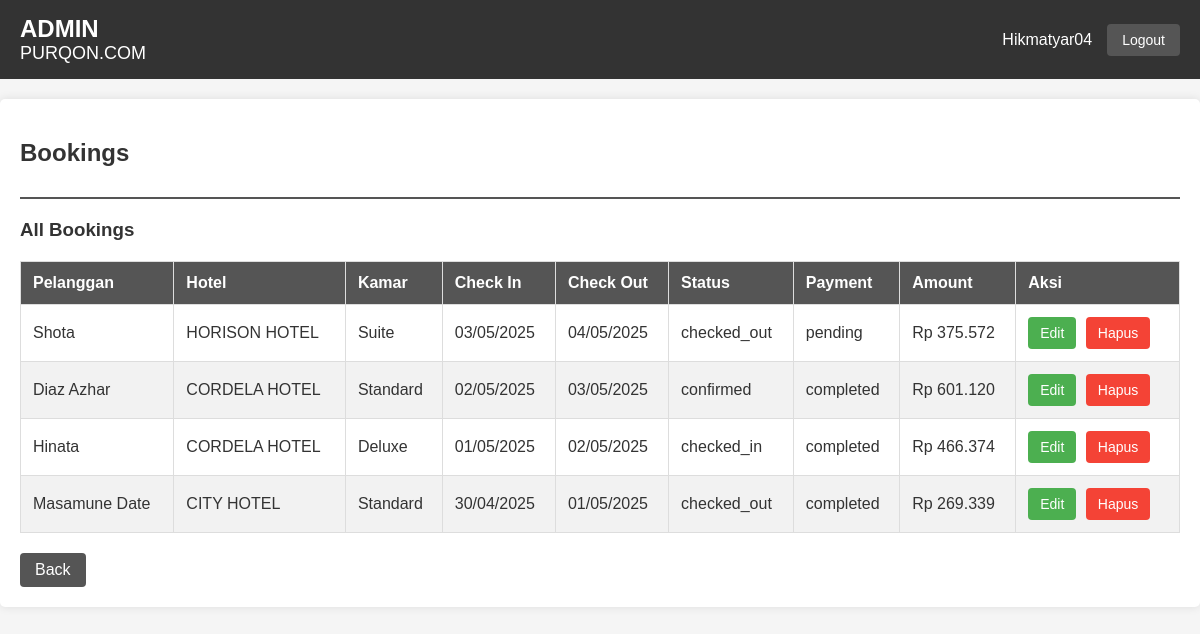
/manage_bookings.php (signed in), run on the app's committed database.
### tables this page shows
CREATE TABLE `bookings` (
  `id` int(11) NOT NULL,
  `user_id` int(11) DEFAULT NULL,
  `hotel_id` int(11) DEFAULT NULL,
  `room_id` int(11) DEFAULT NULL,
  `name` varchar(100) DEFAULT NULL,
  `email` varchar(100) DEFAULT NULL,
  `phone` varchar(20) DEFAULT NULL,
  `check_in` date DEFAULT NULL,
  `check_out` date DEFAULT NULL,
  `total_price` int(11) DEFAULT NULL,
  `created_at` timestamp NOT NULL DEFAULT current_timestamp(),
  `status` enum('pending','confirmed','checked_in','checked_out','cancelled') DEFAULT 'pending',
  `special_requests` text DEFAULT NULL,
  `adults` int(11) DEFAULT 1,
  `children` int(11) DEFAULT 0,
  `updated_at` timestamp NOT NULL DEFAULT current_timestamp() ON UPDATE current_timestamp()
);

CREATE TABLE `hotels` (
  `id` int(11) NOT NULL,
  `nama` varchar(100) DEFAULT NULL,
  `alamat` varchar(255) DEFAULT NULL,
  `rating` decimal(2,1) DEFAULT NULL,
  `gambar` varchar(255) DEFAULT NULL,
  `deskripsi` text DEFAULT NULL,
  `website` varchar(100) DEFAULT NULL,
  `latitude` decimal(10,8) DEFAULT NULL,
  `longitude` decimal(11,8) DEFAULT NULL
);

CREATE TABLE `rooms` (
  `id` int(11) NOT NULL,
  `hotel_id` int(11) DEFAULT NULL,
  `room_type` varchar(100) DEFAULT NULL,
  `available_rooms` int(11) DEFAULT NULL,
  `price` int(11) DEFAULT NULL,
  `is_available` tinyint(1) DEFAULT 1,
  `description` text DEFAULT NULL,
  `max_guests` int(11) DEFAULT 2,
  `gambar` varchar(255) DEFAULT NULL,
  `has_ac` tinyint(1) DEFAULT 1,
  `has_tv` tinyint(1) DEFAULT 1,
  `has_wifi` tinyint(1) DEFAULT 1,
  `has_breakfast` tinyint(1) DEFAULT 0
);

CREATE TABLE `payments` (
  `id` int(11) NOT NULL,
  `booking_id` int(11) NOT NULL,
  `amount` int(11) NOT NULL,
  `payment_method` enum('transfer','cash','credit_card','debit_card','e_wallet') NOT NULL,
  `payment_status` enum('pending','completed','failed','refunded') DEFAULT 'pending',
  `payment_date` datetime DEFAULT NULL,
  `transaction_id` varchar(100) DEFAULT NULL,
  `notes` text DEFAULT NULL,
  `created_at` timestamp NOT NULL DEFAULT current_timestamp(),
  `updated_at` timestamp NOT NULL DEFAULT current_timestamp() ON UPDATE current_timestamp()
);

### manage_bookings.php (the view, shortened to what this page needs)
<?php
require 'db_connect.php';
$admin_username = $_SESSION['admin'];
$query_admin = "SELECT * FROM admin WHERE username = ?";
$stmt = $conn->prepare($query_admin);
$stmt->bind_param("s", $admin_username);
$stmt->execute();
$admin_data = $stmt->get_result()->fetch_assoc();
$query = "SELECT
            b.id,
            b.name AS pelanggan,
            h.nama AS hotel,
            r.room_type AS kamar,
            b.check_in,
            b.check_out,
            b.total_price AS amount,
            b.status,
            p.payment_status AS payment
          FROM bookings b
          JOIN hotels h ON b.hotel_id = h.id
          JOIN rooms r ON b.room_id = r.id
          LEFT JOIN payments p ON p.booking_id = b.id
          ORDER BY b.check_in DESC";
$result = $conn->query($query);
function formatDate($date) {
    return date('d/m/Y', strtotime($date));
}
function formatCurrency($amount) {
    return 'Rp ' . number_format($amount, 0, ',', '.');
}
?>
<!DOCTYPE html>
<html lang="id">
<head>
</head>
<body>
    <div class="header">
        <div>
            <h1>ADMIN</h1>
            <h2>PURQON.COM</h2>
        </div>
        <div class="admin-info">
            <span><?= htmlspecialchars($admin_data['full_name']) ?></span>
            <a href="admin_logout.php" class="logout">Logout</a>
        </div>
    </div>
    <div class="container">
        <div class="page-title">
            <h2>Bookings</h2>
        </div>
        <h3>All Bookings</h3>
        <table>
            <thead>
                <tr>
                    <th>Pelanggan</th>
                    <th>Hotel</th>
                    <th>Kamar</th>
                    <th>Check In</th>
                    <th>Check Out</th>
                    <th>Status</th>
                    <th>Payment</th>
                    <th>Amount</th>
                    <th>Aksi</th>
                </tr>
            </thead>
            <tbody>
                <?php
                if ($result && $result->num_rows > 0) {
                    while ($booking = $result->fetch_assoc()):
                ?>
                <tr>
                    <td><?= htmlspecialchars($booking['pelanggan']) ?></td>
                    <td><?= htmlspecialchars($booking['hotel']) ?></td>
                    <td><?= htmlspecialchars($booking['kamar']) ?></td>
                    <td><?= formatDate($booking['check_in']) ?></td>
                    <td><?= formatDate($booking['check_out']) ?></td>
                    <td><?= htmlspecialchars($booking['status'] ?? 'pending') ?></td>
                    <td><?= htmlspecialchars($booking['payment'] ?? 'pending') ?></td>
                    <td><?= formatCurrency($booking['amount'] ?? 0) ?></td>
                    <td>
                        <button onclick="openEditModal(<?= $booking['id'] ?>, '<?= $booking['status'] ?? 'pending' ?>')" class="btn btn-edit">Edit</button>
                        <a href="manage_bookings.php?delete_id=<?= $booking['id'] ?>" class="btn btn-delete" onclick="return confirm('Apakah Anda yakin ingin menghapus pemesanan ini?')">Hapus</a>
                    </td>
                </tr>
                <?php
                    endwhile;
                } else {
                    echo "<tr><td colspan='9'>Tidak ada data pemesanan</td></tr>";
                }
                ?>
            </tbody>
        </table>
        <a href="admin_dashboard.php" class="back-btn">Back</a>
    </div>
</body>
</html>

### manage_bookings.php (style rules this page uses)
body { font-family: Arial, sans-serif; margin: 0; padding: 0; background-color: #f5f5f5; color: #333; }
.header { background-color: #333; color: white; padding: 15px 20px; display: flex; justify-content: space-between; align-items: center; }
.header h1 { margin: 0; font-size: 24px; }
.header h2 { margin: 0; font-size: 18px; font-weight: normal; }
.container { max-width: 1200px; margin: 20px auto; padding: 20px; background: white; border-radius: 5px; box-shadow: 0 0 10px rgba(0,0,0,0.1); }
.logout { color: white; text-decoration: none; background-color: #555; padding: 8px 15px; border-radius: 4px; font-size: 14px; margin-left: 15px; }
table { width: 100%; border-collapse: collapse; margin-top: 20px; }
table, th, td { border: 1px solid #ddd; }
th, td { padding: 12px; text-align: left; }
th { background-color: #555; color: white; }
tr:nth-child(even) { background-color: #f2f2f2; }
.btn { padding: 8px 12px; background-color: #555; color: white; text-decoration: none; border-radius: 4px; font-size: 14px; margin-right: 5px; display: inline-block; border: none; cursor: pointer; }
.btn-edit { background-color: #4CAF50; }
.btn-delete { background-color: #f44336; }
.admin-info { display: flex; align-items: center; }
.page-title { border-bottom: 2px solid #555; padding-bottom: 10px; margin-bottom: 20px; }
.back-btn { display: inline-block; margin-top: 20px; padding: 8px 15px; background-color: #555; color: white; text-decoration: none; border-radius: 4px; }

### data on the page
bookings: name "Shota", hotel.nama "HORISON HOTEL", room.room_type "Suite", check_in "03/05/2025", check_out "04/05/2025", status "checked_out", payments.payment_status "pending", total_price "Rp 375.572"
bookings: name "Diaz Azhar", hotel.nama "CORDELA HOTEL", room.room_type "Standard", check_in "02/05/2025", check_out "03/05/2025", status "confirmed", payments.payment_status "completed", total_price "Rp 601.120"
bookings: name "Hinata", hotel.nama "CORDELA HOTEL", room.room_type "Deluxe", check_in "01/05/2025", check_out "02/05/2025", status "checked_in", payments.payment_status "completed", total_price "Rp 466.374"
bookings: name "Masamune Date", hotel.nama "CITY HOTEL", room.room_type "Standard", check_in "30/04/2025", check_out "01/05/2025", status "checked_out", payments.payment_status "completed", total_price "Rp 269.339"

### other printed values
$admin_data['full_name'] "Hikmatyar04"
